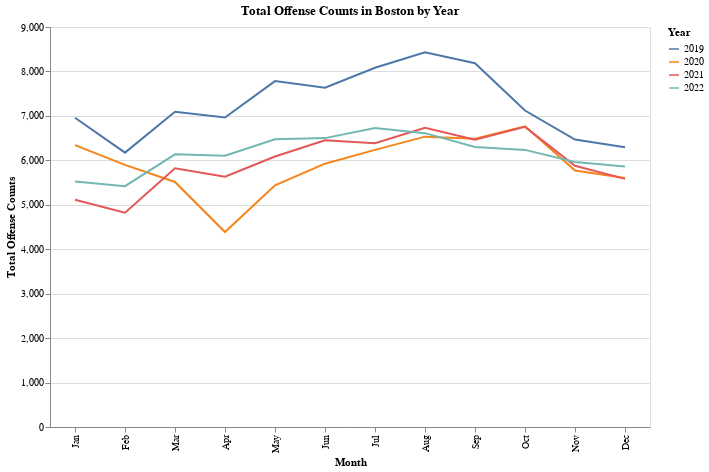

Here is the notebook cell this chart was saved with:
### Code cell
# Chart showing the total count of offenses recorded in Boston for each month by year
# Month order to make sure the data is in the proper order
month_order = ['Jan', 'Feb', 'Mar', 'Apr', 'May', 'Jun', 'Jul', 'Aug', 'Sep', 'Oct', 'Nov', 'Dec']
total_offense_line = alt.Chart(four_year_totals).mark_line().encode(
    x = alt.X('month:N', sort = month_order).title('Month'),
    y = alt.Y('count:Q').title('Total Offense Counts'),
    color = alt.Color('year:N', title = 'Year'),
    tooltip = ['year', 'month', 'count']
).properties(
    title = 'Total Offense Counts in Boston by Year',
    width = 600,
    height = 400
)
total_offense_line.save('yearly_offenses.html')
total_offense_line

### Figure 1 — Vega-Lite specification as saved in the notebook (floating-point values rounded to 4 significant figures)
{"config": {"view": {"continuousWidth": 300, "continuousHeight": 300}}, "data": {"name": "data-e13294a225fc1a638af7070cc0855e0e"}, "mark": {"type": "line"}, "encoding": {"color": {"field": "year", "title": "Year", "type": "nominal"}, "tooltip": [{"field": "year", "type": "nominal"}, {"field": "month", "type": "ordinal"}, {"field": "count", "type": "quantitative"}], "x": {"field": "month", "sort": ["Jan", "Feb", "Mar", "Apr", "May", "Jun", "Jul", "Aug", "Sep", "Oct", "Nov", "Dec"], "title": "Month", "type": "nominal"}, "y": {"field": "count", "title": "Total Offense Counts", "type": "quantitative"}}, "height": 400, "title": "Total Offense Counts in Boston by Year", "width": 600, "$schema": "https://vega.github.io/schema/vega-lite/v5.20.1.json", "datasets": {"data-e13294a225fc1a638af7070cc0855e0e": [{"year": "2019", "month": "Jan", "count": 6958}, {"year": "2019", "month": "Feb", "count": 6173}, {"year": "2019", "month": "Mar", "count": 7093}, {"year": "2019", "month": "Apr", "count": 6963}, {"year": "2019", "month": "May", "count": 7783}, {"year": "2019", "month": "Jun", "count": 7635}, {"year": "2019", "month": "Jul", "count": 8083}, {"year": "2019", "month": "Aug", "count": 8430}, {"year": "2019", "month": "Sep", "count": 8184}, {"year": "2019", "month": "Oct", "count": 7121}, {"year": "2019", "month": "Nov", "count": 6468}, {"year": "2019", "month": "Dec", "count": 6293}, {"year": "2020", "month": "Jan", "count": 6342}, {"year": "2020", "month": "Feb", "count": 5897}, {"year": "2020", "month": "Mar", "count": 5513}, {"year": "2020", "month": "Apr", "count": 4387}, {"year": "2020", "month": "May", "count": 5439}, {"year": "2020", "month": "Jun", "count": 5925}, {"year": "2020", "month": "Jul", "count": 6236}, {"year": "2020", "month": "Aug", "count": 6533}, {"year": "2020", "month": "Sep", "count": 6484}, {"year": "2020", "month": "Oct", "count": 6766}, {"year": "2020", "month": "Nov", "count": 5770}, {"year": "2020", "month": "Dec", "count": 5602}, {"year": "2021", "month": "Jan", "count": 5115}, {"year": "2021", "month": "Feb", "count": 4822}, {"year": "2021", "month": "Mar", "count": 5821}, {"year": "2021", "month": "Apr", "count": 5631}, {"year": "2021", "month": "May", "count": 6087}, {"year": "2021", "month": "Jun", "count": 6450}, {"year": "2021", "month": "Jul", "count": 6387}, {"year": "2021", "month": "Aug", "count": 6730}, {"year": "2021", "month": "Sep", "count": 6463}, {"year": "2021", "month": "Oct", "count": 6753}, {"year": "2021", "month": "Nov", "count": 5879}, {"year": "2021", "month": "Dec", "count": 5583}, {"year": "2022", "month": "Jan", "count": 5526}, {"year": "2022", "month": "Feb", "count": 5418}, {"year": "2022", "month": "Mar", "count": 6136}, {"year": "2022", "month": "Apr", "count": 6103}, {"year": "2022", "month": "May", "count": 6474}, {"year": "2022", "month": "Jun", "count": 6500}, {"year": "2022", "month": "Jul", "count": 6726}, {"year": "2022", "month": "Aug", "count": 6612}, {"year": "2022", "month": "Sep", "count": 6300}, {"year": "2022", "month": "Oct", "count": 6235}, {"year": "2022", "month": "Nov", "count": 5963}, {"year": "2022", "month": "Dec", "count": 5859}]}}
